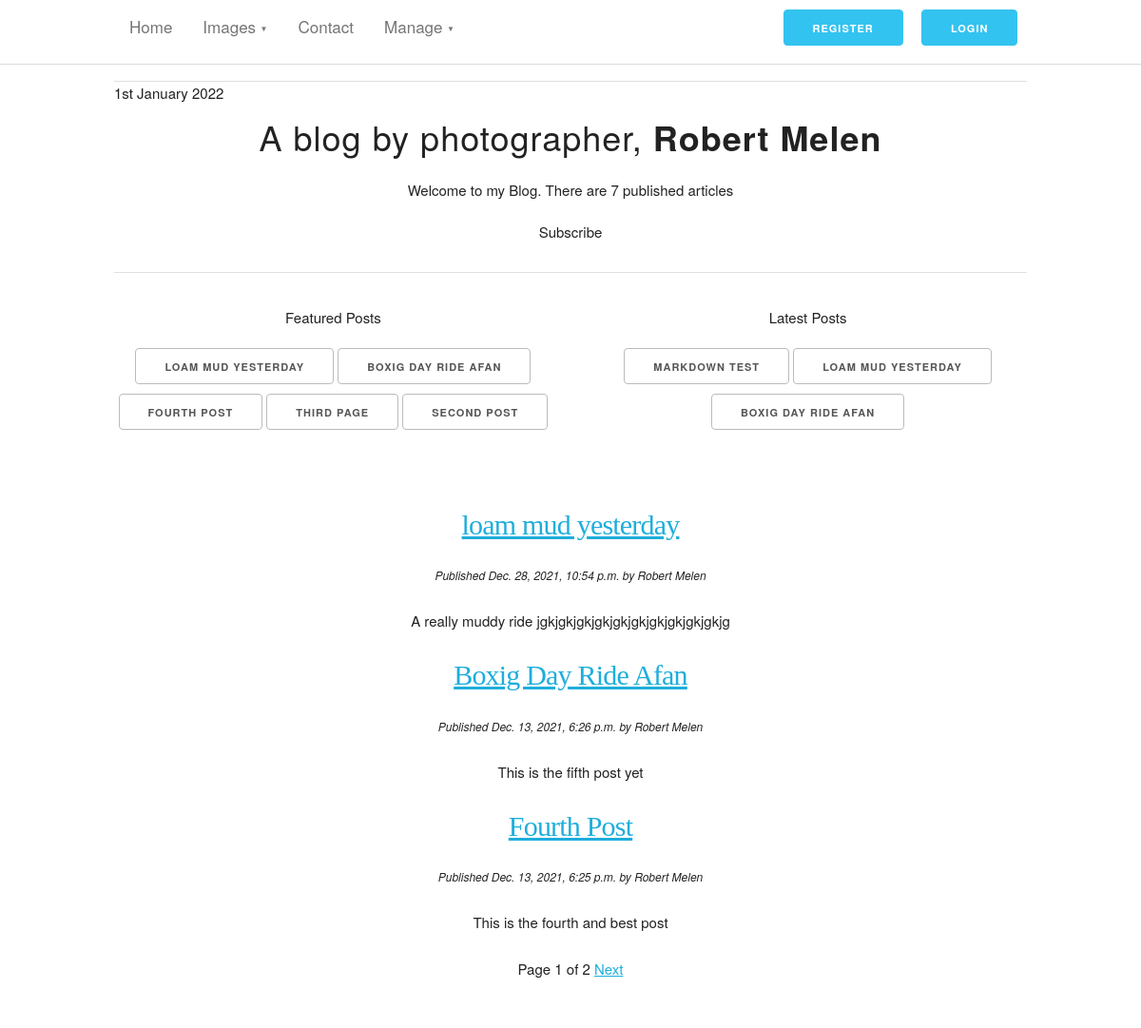
The app's page /myblog/featured/ with its own data.
### myblog/models.py (models this page shows, shortened)
class Post(models.Model):
    STATUS = (
        ('published', 'Published'),
        ('unpublished', 'Unpublished'),
    )
    title = models.CharField(max_length=250, null=False, blank=False)
    summary = models.CharField(max_length=100, blank=True)
    slug = models.SlugField(unique_for_date='publish')
    author = models.ForeignKey(Author, on_delete=models.CASCADE, related_name='blog_posts')
    body = models.TextField()
    publish = models.DateTimeField(default=timezone.now)
    created = models.DateTimeField(auto_now_add=True)
    updated = models.DateTimeField(auto_now=True)
    edited = models.DateTimeField(auto_now_add=True)
    status = models.CharField(max_length=50, choices=STATUS, default='unpublished')
    featured = models.BooleanField(default=False)
    comments_option = models.BooleanField(default=True)
    objects = models.Manager()
    published = PublishedManager()
    feature = FeaturedManager()
    tags = TaggableManager(verbose_name="Add Tags", help_text="Use comma to separate")
    class Meta:
        ordering = ('-publish',)
    def get_absolute_url(self):
        return reverse('myblog:post_detail', args=[self.publish.year,
                                                   self.publish.month,
                                                   self.publish.day,
                                                   self.slug])

class Author(models.Model):
    name = models.CharField(max_length=100, null=True, blank=True)
    email = models.EmailField(max_length=70,blank=True,unique=True)
    bio = models.TextField(max_length=200, null=True, blank=True)
    def __str__(self):
        return self.name

### myblog/views.py (the view)
# urls.py: path('featured/', views.PostFeaturedView.as_view(), name='featured_list'),
class PostFeaturedView(ListView):
    queryset = Post.feature.all()
    context_object_name = 'featured'
    paginate_by = 3
    template_name = 'post/featured.html'

### myblog/models.py (called while the page is built)
    def get_queryset(self):
        return super(PublishedManager, self).get_queryset().filter(status='published')

    def get_queryset(self):
        return super(FeaturedManager, self).get_queryset().filter(featured=True, status='published')

### myblog/templatetags/blog_tags.py (called while the page is built)
@register.simple_tag
def total_posts():
    return Post.published.count()

@register.inclusion_tag('post/latest_posts.html')
def show_latest_posts(count=3):
    latest_posts = Post.published.order_by('-publish')[:count]
    return {'latest_posts' : latest_posts}

@register.inclusion_tag('post/featured_posts.html')
def featured_posts(count=5):
    featured_posts = Post.feature.all()[:count]
    return {'featured_posts' : featured_posts }

### myblog/templates/post/featured.html (shortened to what this page needs)
{% extends "blog/base.html" %}
{% block content %}
{% for post in featured %}
    <h4>
        <a href="{{ post.get_absolute_url }}">
            {{ post.title }}
        </a>
    </h4>
    <p>
        <small><em>Published {{ post.publish }} by {{ post.author }}</small></em>
    </p>
    {{ post.body|truncatewords:30|linebreaks }}
{% endfor %}
{% include "pagination.html" with page=page_obj %}
{% endblock %}

### myblog/templates/post/featured_posts.html
<h6 style="display: inline-block">
    {% for post in featured_posts %}
        <a class="button" href="{{ post.get_absolute_url }}">{{ post.title }}</a>
    {% endfor %}
</h6>

### myblog/templates/post/latest_posts.html
<H6>
    {% for post in latest_posts %}
        <a class="button" href="{{ post.get_absolute_url }}">{{ post.title }}</a>
    {% endfor %}
</H6>

### myblog/static/css/skeleton.css (style rules this page uses)
html { font-size: 62.5%; }
body { font-size: 1.5em; line-height: 1.6; font-weight: 400; font-family: "Raleway", "HelveticaNeue", "Helvetica Neue", Helvetica, Arial, sans-serif; color: #222; }
h1, h2, h3, h4, h5, h6 { margin-top: 0; margin-bottom: 2rem; font-weight: 300; }
h4 { font-size: 2.4rem; line-height: 1.35; letter-spacing: -.08rem; }
h6 { font-size: 1.5rem; line-height: 1.6; letter-spacing: 0; }
@media (min-width: 550px) { h4 { font-size: 3.0rem; } }
@media (min-width: 550px) { h6 { font-size: 1.5rem; } }
p { margin-top: 0; }
a { color: #1EAEDB; }
.button, button, input[type="submit"], input[type="reset"], input[type="button"] { display: inline-block; height: 38px; padding: 0 30px; color: #555; text-align: center; font-size: 11px; font-weight: 600; line-height: 38px; letter-spacing: .1rem; text-transform: uppercase; text-decoration: none; white-space: nowrap; background-color: transparent; border-radius: 4px; border: 1px solid #bbb; cursor: pointer; box-sizing: border-box; }
button, .button { margin-bottom: 1rem; }
pre, blockquote, dl, figure, table, p, ul, ol, form { margin-bottom: 2.5rem; }

### myblog/static/css/gh.css (style rules this page uses)
body { padding-top: 56px; }

### records on screen
Post: title "LOAM MUD YESTERDAY", title "loam mud yesterday", publish "Dec. 28, 2021, 10:54 p.m.", author "Robert Melen", body "A really muddy ride jgkjgkjgkjgkjgkjgkjgkjgkjgkjgkjg"
Post: title "BOXIG DAY RIDE AFAN", title "Boxig Day Ride Afan", publish "Dec. 13, 2021, 6:26 p.m.", author "Robert Melen", body "This is the fifth post yet"
Post: title "FOURTH POST", title "Fourth Post", publish "Dec. 13, 2021, 6:25 p.m.", author "Robert Melen", body "This is the fourth and best post"
Post: title "THIRD PAGE"
Post: title "SECOND POST"
Post: title "MARKDOWN TEST"

### other values on screen
{{ page.number }} "1"
{{ page.paginator.num_pages }} "2"
